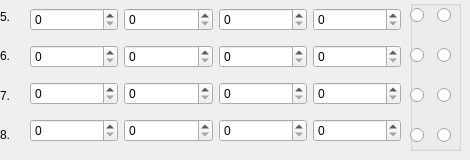
     <widget class="QWidget" name="page_2">
      <widget class="QWidget" name="verticalLayoutWidget_3">
       <property name="geometry">
        <rect>
         <x>0</x>
         <y>0</y>
         <width>21</width>
         <height>151</height>
        </rect>
       </property>
       <layout class="QVBoxLayout" name="rows2">
        <item>
         <widget class="QLabel" name="label_16">
          <property name="text">
           <string>5.</string>
          </property>
         </widget>
        </item>
        <item>
         <widget class="QLabel" name="label_17">
          <property name="text">
           <string>6.</string>
          </property>
         </widget>
        </item>
        <item>
         <widget class="QLabel" name="label_18">
          <property name="text">
           <string>7.</string>
          </property>
         </widget>
        </item>
        <item>
         <widget class="QLabel" name="label_19">
          <property name="text">
           <string>8.</string>
          </property>
         </widget>
        </item>
       </layout>
      </widget>
      <widget class="QWidget" name="verticalLayoutWidget_4">
       <property name="geometry">
        <rect>
         <x>30</x>
         <y>0</y>
         <width>371</width>
         <height>151</height>
        </rect>
       </property>
       <layout class="QVBoxLayout" name="verticalLayout_5">
        <item>
         <layout class="QHBoxLayout" name="horizontalLayout_12">
          <item>
           <widget class="QSpinBox" name="ratio_5">
            <property name="maximum">
             <number>128</number>
            </property>
           </widget>
          </item>
          <item>
           <widget class="QSpinBox" name="mod5">
            <property name="maximum">
             <number>16</number>
            </property>
           </widget>
          </item>
          <item>
           <widget class="QSpinBox" name="time_5">
            <property name="maximum">
             <number>65535</number>
            </property>
           </widget>
          </item>
          <item>
           <widget class="QSpinBox" name="repeat5">
            <property name="maximum">
             <number>65535</number>
            </property>
           </widget>
          </item>
         </layout>
        </item>
        <item>
         <layout class="QHBoxLayout" name="horizontalLayout_14">
          <item>
           <widget class="QSpinBox" name="ratio_6">
            <property name="maximum">
             <number>128</number>
            </property>
           </widget>
          </item>
          <item>
           <widget class="QSpinBox" name="mod6">
            <property name="maximum">
             <number>16</number>
            </property>
           </widget>
          </item>
          <item>
           <widget class="QSpinBox" name="time_6">
            <property name="maximum">
             <number>65535</number>
            </property>
           </widget>
          </item>
          <item>
           <widget class="QSpinBox" name="repeat6">
            <property name="maximum">
             <number>65535</number>
            </property>
           </widget>
          </item>
         </layout>
        </item>
        <item>
         <layout class="QHBoxLayout" name="horizontalLayout_15">
          <item>
           <widget class="QSpinBox" name="ratio_7">
            <property name="maximum">
             <number>128</number>
            </property>
           </widget>
          </item>
          <item>
           <widget class="QSpinBox" name="mod7">
            <property name="maximum">
             <number>16</number>
            </property>
           </widget>
          </item>
          <item>
           <widget class="QSpinBox" name="time_7">
            <property name="maximum">
             <number>65535</number>
            </property>
           </widget>
          </item>
          <item>
           <widget class="QSpinBox" name="repeat7">
            <property name="maximum">
             <number>65535</number>
            </property>
           </widget>
          </item>
         </layout>
        </item>
        <item>
         <layout class="QHBoxLayout" name="horizontalLayout_16">
          <item>
           <widget class="QSpinBox" name="ratio_8">
            <property name="maximum">
             <number>128</number>
            </property>
           </widget>
          </item>
          <item>
           <widget class="QSpinBox" name="mod8">
            <property name="maximum">
             <number>16</number>
            </property>
           </widget>
          </item>
          <item>
           <widget class="QSpinBox" name="time_8">
            <property name="maximum">
             <number>65535</number>
            </property>
           </widget>
          </item>
          <item>
           <widget class="QSpinBox" name="repeat8">
            <property name="maximum">
             <number>65535</number>
            </property>
           </widget>
          </item>
         </layout>
        </item>
       </layout>
      </widget>
      <widget class="QGroupBox" name="Mm2">
       <property name="geometry">
        <rect>
         <x>410</x>
         <y>0</y>
         <width>51</width>
         <height>151</height>
        </rect>
       </property>
       <property name="title">
        <string/>
       </property>
       <widget class="QWidget" name="horizontalLayoutWidget_42">
        <property name="geometry">
         <rect>
          <x>0</x>
          <y>120</y>
          <width>48</width>
          <height>31</height>
         </rect>
        </property>
        <layout class="QHBoxLayout" name="horizontalLayout_54">
         <item>
          <widget class="QRadioButton" name="setmaxRatio_8">
           <property name="text">
            <string/>
           </property>
          </widget>
         </item>
         <item>
          <widget class="QRadioButton" name="setminRatio_8">
           <property name="text">
            <string/>
           </property>
          </widget>
         </item>
        </layout>
       </widget>
       <widget class="QWidget" name="horizontalLayoutWidget_43">
        <property name="geometry">
         <rect>
          <x>0</x>
          <y>0</y>
          <width>48</width>
          <height>31</height>
         </rect>
        </property>
        <layout class="QHBoxLayout" name="horizontalLayout_55">
         <item>
          <widget class="QRadioButton" name="setmaxRatio_5">
           <property name="text">
            <string/>
           </property>
          </widget>
         </item>
         <item>
          <widget class="QRadioButton" name="setminRatio_5">
           <property name="text">
            <string/>
           </property>
          </widget>
         </item>
        </layout>
       </widget>
       <widget class="QWidget" name="horizontalLayoutWidget_44">
        <property name="geometry">
         <rect>
          <x>0</x>
          <y>40</y>
          <width>48</width>
          <height>31</height>
         </rect>
        </property>
        <layout class="QHBoxLayout" name="horizontalLayout_56">
         <item>
          <widget class="QRadioButton" name="setmaxRatio_6">
           <property name="text">
            <string/>
           </property>
          </widget>
         </item>
         <item>
          <widget class="QRadioButton" name="setminRatio_6">
           <property name="text">
            <string/>
           </property>
          </widget>
         </item>
        </layout>
       </widget>
       <widget class="QWidget" name="horizontalLayoutWidget_45">
        <property name="geometry">
         <rect>
          <x>0</x>
          <y>80</y>
          <width>48</width>
          <height>31</height>
         </rect>
        </property>
        <layout class="QHBoxLayout" name="horizontalLayout_57">
         <item>
          <widget class="QRadioButton" name="setmaxRatio_7">
           <property name="text">
            <string/>
           </property>
          </widget>
         </item>
         <item>
          <widget class="QRadioButton" name="setminRatio_7">
           <property name="text">
            <string/>
           </property>
          </widget>
         </item>
        </layout>
       </widget>
      </widget>
     </widget>
